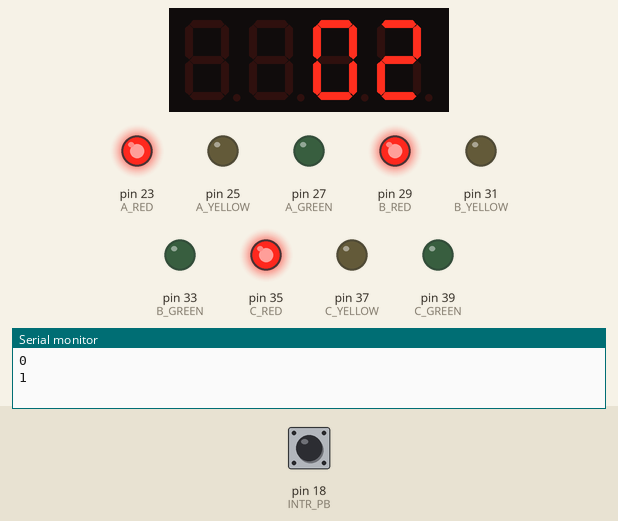
This sketch was run on a simulated Arduino Mega 2560, built with avr-gcc and run on an emulated ATmega2560. Parts: 4-digit seven-segment display, output pins drawn as LEDs (lit = HIGH), the last lines printed to the serial monitor. Inputs (shaded band) come from the test bench; at power-on: pin 18 (INTR_PB) HIGH.

Above: at 5.7 s.
5.8 s: pin 18 (INTR_PB) pulled LOW for 0.15 s
At 8.76 s:
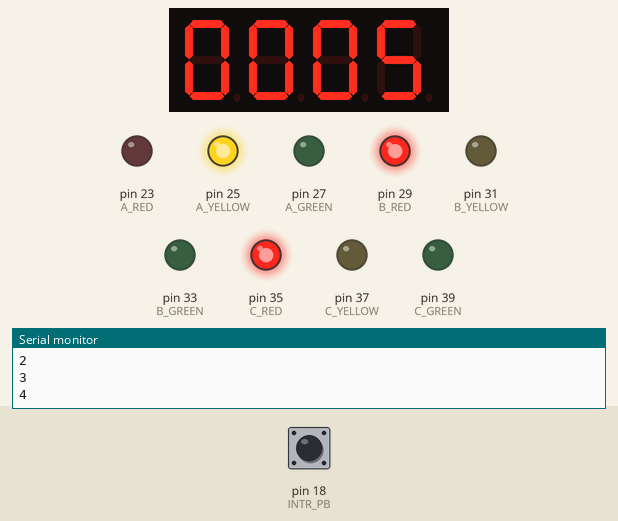
8.9 s: pin 18 (INTR_PB) pulled LOW for 1 s
At 12.4 s:
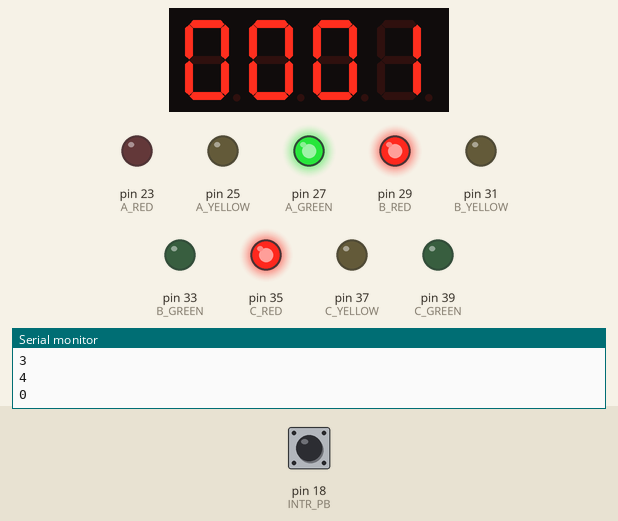
12.9 s: pin 18 (INTR_PB) pulled LOW for 3.2 s
At 19.1 s:
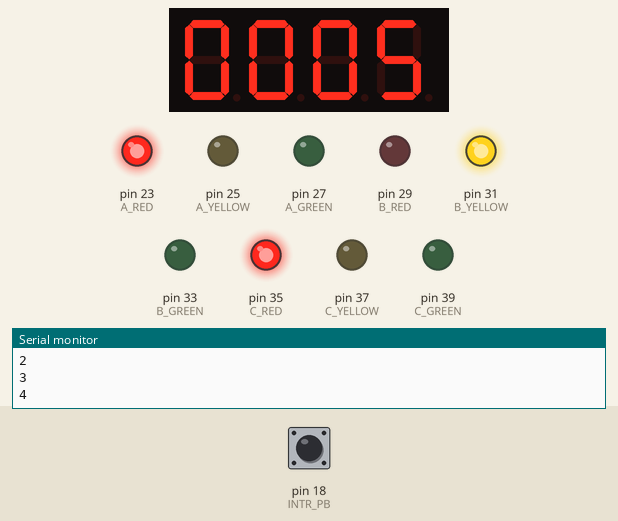
Timing chart, 0 to 34.1 s (numbered marks = the images above; inputs shaded):
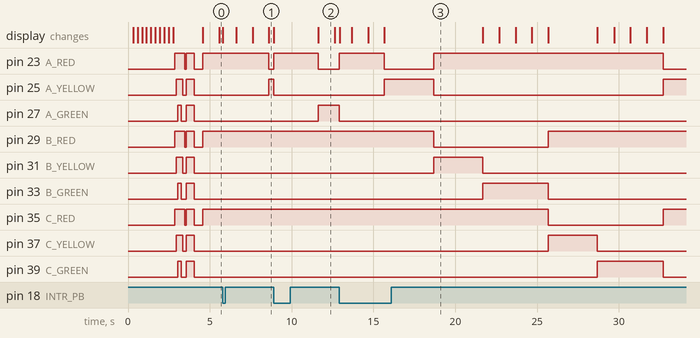

Measured:
- after the input at 8.9 s, pin 23 (A_RED): LOW → HIGH at once, → LOW 2.7 s later; pin 25 (A_YELLOW): HIGH → LOW after 0.02 s instead of 2.7 s
- after the input at 12.9 s, pin 27 (A_GREEN): HIGH → LOW after 0.02 s instead of 2.7 s
- what the display in image 2 shows lasts 1.0 s, from 11.6 s to 12.6 s

The sketch:

TrafficLight.ino
```cpp
#include <TM1637Display.h>

#define A_RED 23
#define A_YELLOW 25
#define A_GREEN 27

#define B_RED 29
#define B_YELLOW 31
#define B_GREEN 33

#define C_RED 35
#define C_YELLOW 37
#define C_GREEN 39

#define INTR_PB 18

#define CLK 3
#define DIO 2

const uint8_t groupA[] = {
  SEG_A | SEG_F | SEG_E | SEG_D | SEG_C | SEG_G,  // char G
  SEG_E | SEG_F | SEG_A | SEG_B | SEG_C | SEG_G   //char A
};

const uint8_t groupB[] = {
  SEG_A | SEG_F | SEG_E | SEG_D | SEG_C | SEG_G,         // char G
  SEG_A | SEG_B | SEG_C | SEG_D | SEG_E | SEG_F | SEG_G  //char B
};
const uint8_t groupC[] = {
  SEG_A | SEG_F | SEG_E | SEG_D | SEG_C | SEG_G,  // char G
  SEG_A | SEG_F | SEG_E | SEG_D                   //char C
};

unsigned long prev_mill;
int interval = 1000;
int cycleStep = 5;
int counter;
int cycleGroup;
int setGroup;
int enableCycle;
bool goCount = true;
TM1637Display display = TM1637Display(CLK, DIO);

void setup() {
  Serial.begin(9600);
  pinMode(A_RED, OUTPUT);
  pinMode(A_YELLOW, OUTPUT);
  pinMode(A_GREEN, OUTPUT);

  pinMode(B_RED, OUTPUT);
  pinMode(B_YELLOW, OUTPUT);
  pinMode(B_GREEN, OUTPUT);

  pinMode(C_RED, OUTPUT);
  pinMode(C_YELLOW, OUTPUT);
  pinMode(C_GREEN, OUTPUT);
  pinMode(INTR_PB, INPUT_PULLUP);
  attachInterrupt(digitalPinToInterrupt(INTR_PB), TrafficInterrupt, FALLING);
  display.setBrightness(5);
  display.clear();
  int checksgs = 0000;
  for (checksgs; checksgs <= 9999; checksgs += 1111) {
    display.showNumberDec(checksgs);
    delay(250);
  }
  display.showNumberDec(0000);
  cycleInit();
  allRed();
}

void loop() {
  unsigned long currentMillis = millis();

  if (cycleGroup > 3) cycleGroup = 1;
  if (counter == cycleStep) {
    counter = 0;
    cycleGroup += 1;
    enableCycle = 1;
  }
  if (cycleGroup == 1 && enableCycle == 1) {
    trafficGA();
    enableCycle = 0;
  }
  if (cycleGroup == 2 && enableCycle == 1) {
    shutdownGA();
    trafficGB();
    enableCycle = 0;
  }
  if (cycleGroup == 3 && enableCycle == 1) {
    trafficGC();
    enableCycle = 0;
  }
    if (currentMillis - prev_mill >= interval && goCount == true) {
      // Serial.println("MILLIS POLL");
      Serial.println(counter);
      prev_mill = currentMillis;
      counter++;
      display.showNumberDec(counter, true, 2, 2);
    }
}
void cycleInit() {
  setLampGA(0, 0, 0);
  setLampGB(0, 0, 0);
  setLampGC(0, 0, 0);
  delay(100);
  setLampGA(1, 0, 0);
  setLampGB(1, 0, 0);
  setLampGC(1, 0, 0);
  delay(100);
  setLampGA(1, 1, 0);
  setLampGB(1, 1, 0);
  setLampGC(1, 1, 0);
  delay(100);
  setLampGA(1, 1, 1);
  setLampGB(1, 1, 1);
  setLampGC(1, 1, 1);
  delay(100);
  setLampGA(1, 1, 1);
  setLampGB(1, 1, 1);
  setLampGC(1, 1, 1);
  delay(100);
  setLampGA(1, 1, 0);
  setLampGB(1, 1, 0);
  setLampGC(1, 1, 0);
  delay(100);
  setLampGA(1, 0, 0);
  setLampGB(1, 0, 0);
  setLampGC(1, 0, 0);
  delay(100);
  setLampGA(0, 0, 0);
  setLampGB(0, 0, 0);
  setLampGC(0, 0, 0);
  delay(100);
  setLampGA(1, 1, 1);
  setLampGB(1, 1, 1);
  setLampGC(1, 1, 1);
  delay(500);
  setLampGA(0, 0, 0);
  setLampGB(0, 0, 0);
  setLampGC(0, 0, 0);
  delay(500);
}
void setLampGA(int r, int y, int g) {
  digitalWrite(A_RED, r);
  digitalWrite(A_YELLOW, y);
  digitalWrite(A_GREEN, g);
}
void setLampGB(int r, int y, int g) {
  digitalWrite(B_RED, r);
  digitalWrite(B_YELLOW, y);
  digitalWrite(B_GREEN, g);
}
void setLampGC(int r, int y, int g) {
  digitalWrite(C_RED, r);
  digitalWrite(C_YELLOW, y);
  digitalWrite(C_GREEN, g);
}
void allRed() {
  setLampGA(1, 0, 0);
  setLampGB(1, 0, 0);
  setLampGC(1, 0, 0);
}
void trafficGA() {
  setLampGB(1, 0, 0);
  setLampGC(1, 0, 0);
  setLampGA(0, 1, 0);
  delay(3000);
  setLampGA(0, 0, 1);
}
void trafficGB() {
  setLampGA(1, 0, 0);
  setLampGC(1, 0, 0);
  setLampGB(0, 1, 0);
  delay(3000);
  setLampGB(0, 0, 1);
}
void trafficGC() {
  setLampGB(1, 0, 0);
  setLampGA(1, 0, 0);
  setLampGC(0, 1, 0);
  delay(3000);
  setLampGC(0, 0, 1);
}
void shutdownGA() {
  setLampGA(0, 1, 0);
  delay(3000);
  setLampGB(1, 0, 0);
}
void TrafficInterrupt() {
  goCount = false;
  display.showNumberDec(0000, true, 4, 0);
  setLampGA(1, 0, 0);
  setLampGB(1, 0, 0);
  setLampGC(1, 0, 0);
  delay(5000);
  goCount = true;
}
```
